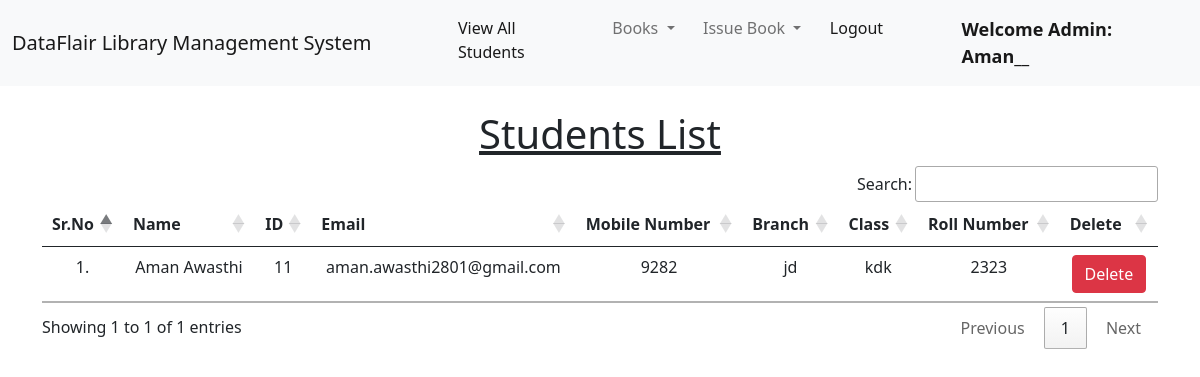
Page /view_students/ (signed in) on the committed database.
### library/models.py (models this page shows, shortened)
class Student(models.Model):
    user = models.OneToOneField(User, on_delete=models.CASCADE)
    classroom = models.CharField(max_length=10)
    branch = models.CharField(max_length=10)
    roll_no = models.CharField(max_length=3, blank=True)
    phone = models.CharField(max_length=10, blank=True)
    image = models.ImageField(upload_to="", blank=True)

### library/views.py (the view)
# urls.py: path("view_students/", views.view_students, name="view_students"),
@login_required(login_url = '/admin_login')
def view_students(request):
    students = Student.objects.all()
    return render(request, "view_students.html", {'students':students})

### library/templates/view_students.html (shortened to what this page needs)
{% extends 'admin_navbar.html' %}
{% load static %}
{% block body %}
<div class="container mt-4">
    <h1 class="text-center"><u>Students List</u></h1>
    <table class="table table-hover" id="example">
        <thead>
            <tr class="text-center">
                <th>Sr.No</th>
                <th>Name</th>
                <th>ID</th>
                <th>Email</th>
                <th>Mobile Number</th>
                <th>Branch</th>
                <th>Class</th>
                <th>Roll Number</th>
                <th>Delete</th>
            </tr>
        </thead>
        <tbody>
            {% for student in students %}
            <tr class="text-center">
                <td>{{forloop.counter}}.</td>
                <td>{{student.user.get_full_name}}</td>
                <td>{{student.user.id}}</td>
                <td>{{student.user.email}}</td>
                <td>{{student.phone}}</td>
                <td>{{student.branch}}</td>
                <td>{{student.classroom}}</td>
                <td>{{student.roll_no}}</td>
                <td><a href="/delete_student/{{student.id}}/" class="btn btn-danger" onclick="return confirm('Are you sure you want to delete this student?')">Delete</a></td>
            </tr>
            {% endfor %}
        </tbody>
    </table>
    </div>
{% endblock %}

### library/templates/admin_navbar.html (shortened to what this page needs)
<!doctype html>
<html lang="en">
  <head>
    <link href="https://cdn.jsdelivr.net/npm/bootstrap@5.1.0/dist/css/bootstrap.min.css" rel="stylesheet">
    <link rel="stylesheet" href="https://cdn.datatables.net/1.10.25/css/jquery.dataTables.min.css">
    <link rel="stylesheet" href="https://cdn.datatables.net/buttons/1.7.1/css/buttons.dataTables.min.css">
  </head>
  <body>
    <nav class="navbar navbar-expand-lg navbar-light bg-light">
        <div class="container-fluid">
          <a class="navbar-brand" href="#">DataFlair Library Management System</a>
          <div class="collapse navbar-collapse" id="navbarSupportedContent">
            <ul class="navbar-nav me-auto mb-2 mb-lg-0">
              <li class="nav-item">
                <a class="nav-link active" aria-current="page" href="/view_students/">View All Students</a>
              </li>
              <li class="nav-item dropdown">
                <a class="nav-link dropdown-toggle" href="#" id="navbarDropdown" role="button" data-bs-toggle="dropdown" aria-expanded="false">
                  Books
                </a>
              </li>
              <li class="nav-item dropdown">
                <a class="nav-link dropdown-toggle" href="#" id="navbarDropdown" role="button" data-bs-toggle="dropdown" aria-expanded="false">
                  Issue Book
                </a>
              </li>
              <li class="nav-item">
                <a class="nav-link active" aria-current="page" href="/logout/">Logout</a>
              </li>
              <li class="nav-item">
                <a style="font-weight:600; font-family:'Segoe UI', Tahoma, Geneva, Verdana, sans-serif; font-size: large;" class="nav-link active" href="#">Welcome Admin: {{request.user}}</a>
              </li>
            </ul>
          </div>
        </div>
      </nav>
      {% block body %}
      {% endblock %}
  </body>
</html>

### rows in the picture
Student: user.get_full_name "Aman Awasthi", user.id "11", user.email "aman.awasthi2801@gmail.com", phone "9282", branch "jd", classroom "kdk", roll_no "2323"

### other values in the picture
{{ request.user }} "Aman__"
